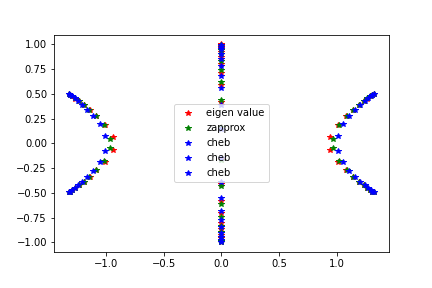

This chart was generated by the following Python code:
import numpy as np
import scipy.linalg as sc
import matplotlib.pyplot as plt

def difftk(A,k):
  n=len(A)
  d=1
  for i in range(n):
    if(i+1 !=k):
      d = d*(A[k-1]-A[i])
  return(d)

n=60
k=3
m=n
#creating tridiagonal matrix and finding its eigen values using scipy
B=np.zeros((m,m))
for i in range(m-1):
  B[i][i+1]=(-1)**((i+3)%3)
  B[i+1][i]=1
result=sc.eig(B)
e2=result[0]

A=np.zeros((n,n))
for i in range(n-1):
  A[i][i+1]=(-1)**((i+3)%3)
  A[i+1][i] = 1

result=sc.eig(A)
e1=result[0]

plt.plot(e1.real,e1.imag,"*",color="red",label="eigen value")

tnroots=np.zeros(int(n/k),dtype=np.complex)
for l in range(1,int(n/k)+1):
  tnroots[l-1]=1j*2*np.cos(np.pi/((n/k)+1)*(l))

tnm1roots=np.zeros(int(n/k)-1,dtype=np.complex)
for l in range(1,int(n/k)):
  tnm1roots[l-1]=1j*2*np.cos(np.pi/(n/k)*(l))

zapprox=[]

#print(zapprox)

for i in range(int(n/k)):
  #print(i)
  zeta=(np.roots([1,0,-1,-tnroots[i]]))
  #print(zeta)
  index=np.argsort(zeta.real)
  #print(index)
  zeta_s=zeta[index]
  #print(zeta_s)
  if(i<=((n/(2*k))-1)):
    tnd=difftk(tnroots,i+1)
    #print(tnd)
    tnm1d =difftk(tnm1roots,i+1)
    #print(tnm1d)
    p1 = tnroots[i]
    p2 = tnm1roots[i]

  if(i>((n/(2*k))-1)):
    tnd =difftk(tnroots,i+1)
    #print(tnd)
    tnm1d =difftk(tnm1roots,i)
    #print(tnm1d)
    p1 =tnroots[i]
    p2 = tnm1roots[i-1]

  zeta = zeta_s[0]
  nr = (p1*tnd + zeta*p2*tnm1d)
  dr = (tnd + zeta*tnm1d)
  tval = nr/dr
  #print(tval)
  #print(i)
  #print(tval[i],i)
  a=[1,0,-1,-tval]
  rootvals=np.roots(a)
  index=np.argsort(rootvals.real)
  rootvals=rootvals[index]
  #print(rootvals)
  #print(zapprox)
  zapprox.append(rootvals[0])#[zapprox,rootvals[0]]
  #print(zapprox)

  zeta = zeta_s[1]
  nr =(p1*tnd + zeta*p2*tnm1d)
  dr =(tnd + zeta*tnm1d)
  tval =nr/dr
  a=[1,0,-1,-tval]
  #for j in tval: 
   # a.append(j)
  rootvals=np.roots(a)
  index=np.argsort(rootvals.real)
  rootvals=rootvals[index]
  zapprox.append(rootvals[1])

  zeta=zeta_s[2]
  nr=(p1*tnd+zeta*p2*tnm1d)
  dr=(tnd+zeta*tnm1d)
  tval=nr/dr
  a=[1,0,-1,-tval]
 # for j in tval: 
  #  a.append(j)
  rootvals=np.roots(a)
  index=np.argsort((rootvals.real))
  rootvals=rootvals[index]
  #print(rootvals)
  zapprox.append(rootvals[2])
#print(np.shape(zapprox))
a=len(zapprox)
zar=[]
zai=[]
for i in range(a):
  zar.append(zapprox[i].real)
  zai.append(zapprox[i].imag)

plt.plot(zar,zai,'*',color="green",label="zapprox")

zcheb=[]
for i in range(int(n/k)):
  zcheb.append(np.roots([1,0,-1,tnroots[i]]))

a=len(zcheb)
zcr=[]
zci=[]
for i in range(a):
  zcr.append(zcheb[i].real)
  zci.append(zcheb[i].imag)

plt.plot(zcr,zci,'*',color="blue",label="cheb")
plt.plot(title="cheb")
plt.legend()
plt.savefig("finite.png")
plt.show()